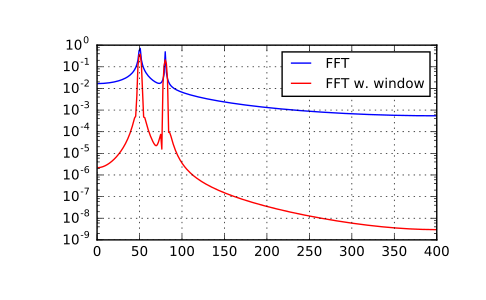

Generate this figure with Python:
from scipy.fftpack import fft
# Number of sample points
N = 600
# sample spacing
T = 1.0 / 800.0
x = np.linspace(0.0, N*T, N)
y = np.sin(50.0 * 2.0*np.pi*x) + 0.5*np.sin(80.0 * 2.0*np.pi*x)
yf = fft(y)
from scipy.signal import blackman
w = blackman(N)
ywf = fft(y*w)
xf = np.linspace(0.0, 1.0/(2.0*T), N/2)
import matplotlib.pyplot as plt
plt.semilogy(xf[1:N//2], 2.0/N * np.abs(yf[1:N//2]), '-b')
plt.semilogy(xf[1:N//2], 2.0/N * np.abs(ywf[1:N//2]), '-r')
plt.legend(['FFT', 'FFT w. window'])
plt.grid()
plt.show()
